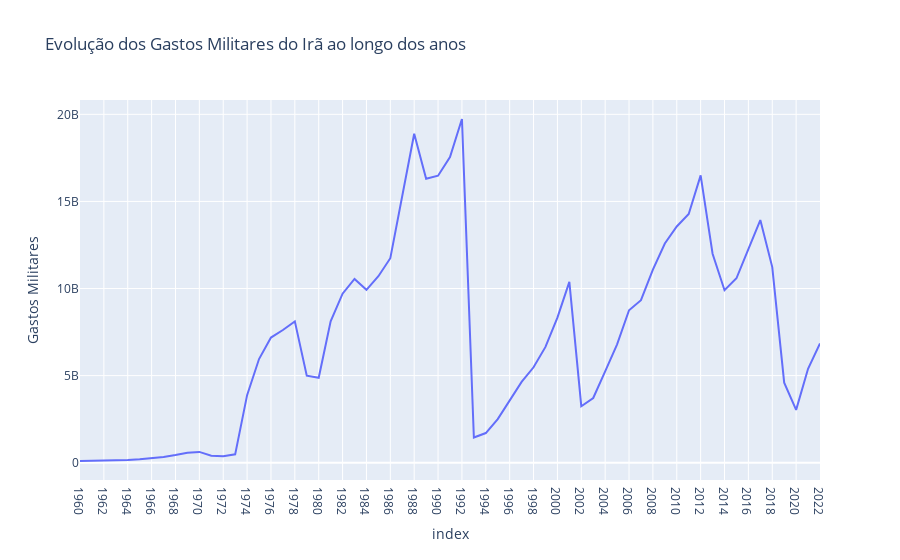

The cell this chart's notebook holds for it:
### Code cell
#Agora vamos fazer um grafico com a evolução dos gastos militares do Irã ao longo dos anos,com um destaque para o ano de 1979
grafico_evoluçao_gastos_militares=px.line(iran_gastos_militares, x=iran_gastos_militares.index, y='Gastos Militares', title='Evolução dos Gastos Militares do Irã ao longo dos anos')
grafico_evoluçao_gastos_militares.show()
